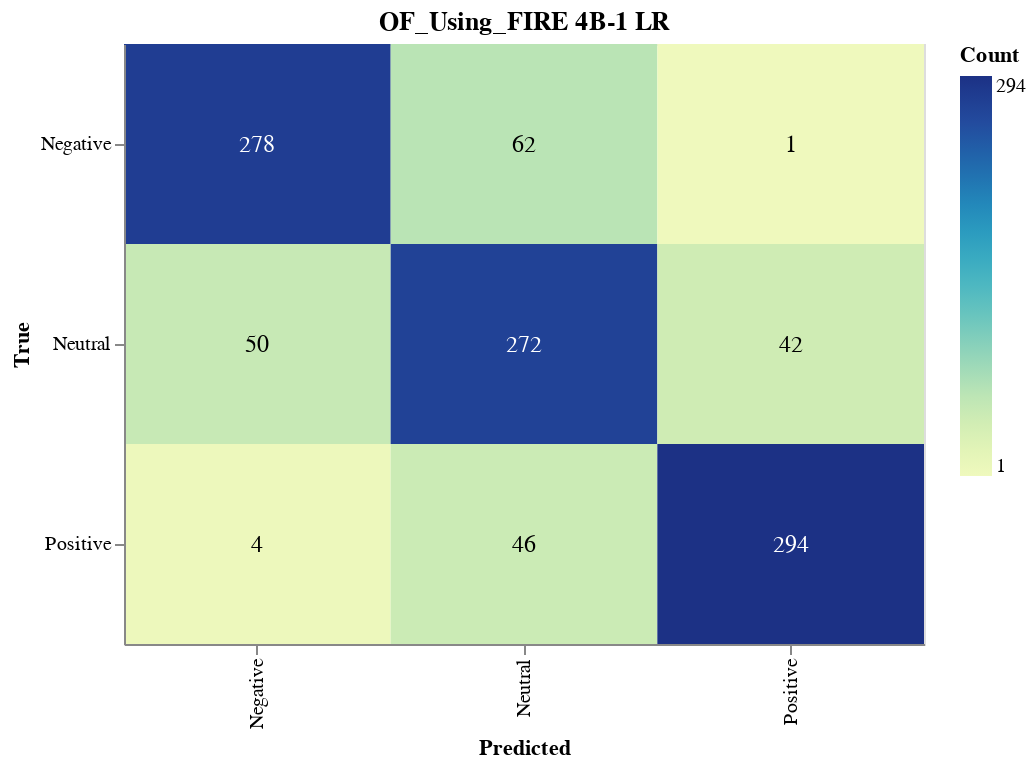

The notebook cell saved with this chart:
### Markdown cell above
#### Save Confusion Matrix

### Code cell
import altair as alt
import altair_saver
import pandas as pd
from sklearn.metrics import confusion_matrix

# Calculate the confusion matrix
cm = confusion_matrix(true_labels, lr_validation_predictions)

# Define class names
class_names = ['Negative', 'Neutral', 'Positive']

# Convert confusion matrix to DataFrame
cm_df = pd.DataFrame(cm, index=class_names, columns=class_names).reset_index().melt(id_vars='index')
cm_df.columns = ['True', 'Predicted', 'Count']

# Ensure the order of categories
cm_df['True'] = pd.Categorical(cm_df['True'], categories=class_names, ordered=True)
cm_df['Predicted'] = pd.Categorical(cm_df['Predicted'], categories=class_names, ordered=True)

# Create the Altair plot
heatmap = alt.Chart(cm_df).mark_rect().encode(
    x=alt.X('Predicted:O', sort=class_names),
    y=alt.Y('True:O', sort=class_names),
    color='Count:Q',
    tooltip=['True', 'Predicted', 'Count']
).properties(
    width=400,
    height=300,
    title='OF_Using_FIRE 4B-1 LR'
)

# Add text labels
text = heatmap.mark_text(
    align='center',
    baseline='middle',
    fontSize=12
).encode(
    text='Count:Q',
    color=alt.condition(
        alt.datum.Count > cm.max() / 2,
        alt.value('white'),
        alt.value('black')
    )
)

# Combine heatmap and text
final_chart = heatmap + text

# Display the plot
final_chart.show()

### Figure 1 — Vega-Lite specification as saved in the notebook (floating-point values rounded to 4 significant figures)
{"config": {"view": {"continuousWidth": 300, "continuousHeight": 300}}, "layer": [{"mark": {"type": "rect"}, "encoding": {"color": {"field": "Count", "type": "quantitative"}, "tooltip": [{"field": "True", "type": "ordinal"}, {"field": "Predicted", "type": "ordinal"}, {"field": "Count", "type": "quantitative"}], "x": {"field": "Predicted", "sort": ["Negative", "Neutral", "Positive"], "type": "ordinal"}, "y": {"field": "True", "sort": ["Negative", "Neutral", "Positive"], "type": "ordinal"}}, "title": "OF_Using_FIRE 4B-1 LR"}, {"mark": {"type": "text", "align": "center", "baseline": "middle", "fontSize": 12}, "encoding": {"color": {"condition": {"test": "(datum.Count > 147.0)", "value": "white"}, "value": "black"}, "text": {"field": "Count", "type": "quantitative"}, "tooltip": [{"field": "True", "type": "ordinal"}, {"field": "Predicted", "type": "ordinal"}, {"field": "Count", "type": "quantitative"}], "x": {"field": "Predicted", "sort": ["Negative", "Neutral", "Positive"], "type": "ordinal"}, "y": {"field": "True", "sort": ["Negative", "Neutral", "Positive"], "type": "ordinal"}}, "title": "OF_Using_FIRE 4B-1 LR"}], "data": {"name": "data-85ac1b734a0ff65c66a86e88b074b36c"}, "height": 300, "width": 400, "$schema": "https://vega.github.io/schema/vega-lite/v5.17.0.json", "datasets": {"data-85ac1b734a0ff65c66a86e88b074b36c": [{"True": "Negative", "Predicted": "Negative", "Count": 278}, {"True": "Neutral", "Predicted": "Negative", "Count": 50}, {"True": "Positive", "Predicted": "Negative", "Count": 4}, {"True": "Negative", "Predicted": "Neutral", "Count": 62}, {"True": "Neutral", "Predicted": "Neutral", "Count": 272}, {"True": "Positive", "Predicted": "Neutral", "Count": 46}, {"True": "Negative", "Predicted": "Positive", "Count": 1}, {"True": "Neutral", "Predicted": "Positive", "Count": 42}, {"True": "Positive", "Predicted": "Positive", "Count": 294}]}}
